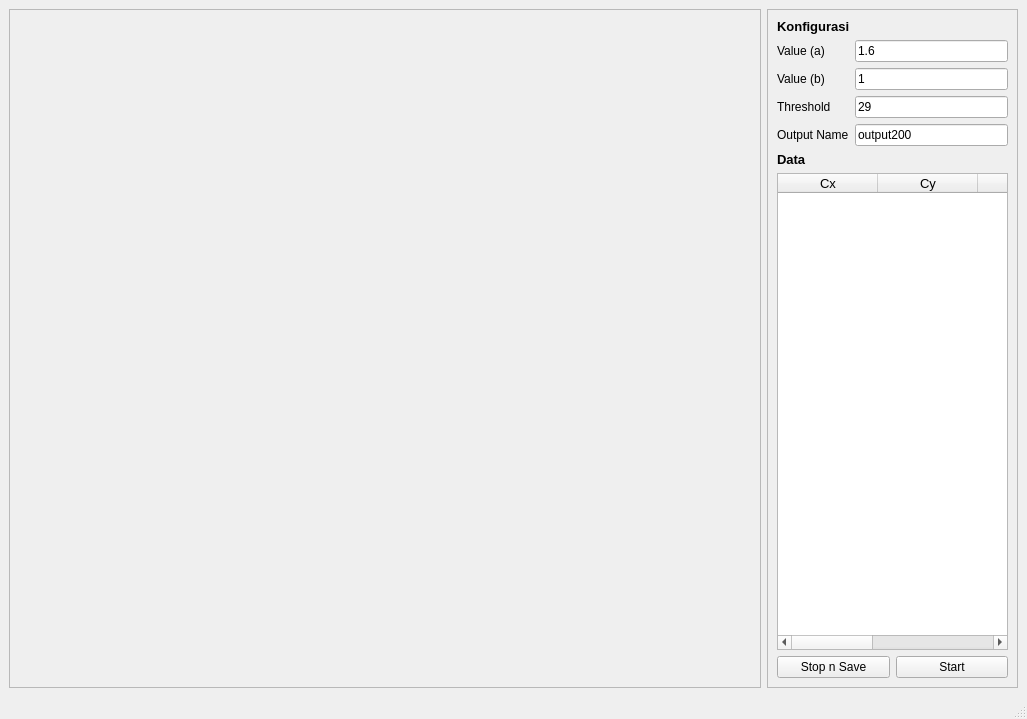
<?xml version="1.0" encoding="UTF-8"?>
<ui version="4.0">
 <class>MainWindow</class>
 <widget class="QMainWindow" name="MainWindow">
  <property name="geometry">
   <rect>
    <x>0</x>
    <y>0</y>
    <width>1027</width>
    <height>719</height>
   </rect>
  </property>
  <property name="windowTitle">
   <string>MainWindow</string>
  </property>
  <widget class="QWidget" name="centralwidget">
   <layout class="QHBoxLayout" name="horizontalLayout">
    <item>
     <widget class="QFrame" name="frame">
      <property name="sizePolicy">
       <sizepolicy hsizetype="Preferred" vsizetype="Preferred">
        <horstretch>3</horstretch>
        <verstretch>0</verstretch>
       </sizepolicy>
      </property>
      <property name="sizeIncrement">
       <size>
        <width>3</width>
        <height>0</height>
       </size>
      </property>
      <property name="frameShape">
       <enum>QFrame::StyledPanel</enum>
      </property>
      <property name="frameShadow">
       <enum>QFrame::Raised</enum>
      </property>
      <layout class="QHBoxLayout" name="horizontalLayout_2">
       <item>
        <widget class="QLabel" name="label_frame">
         <property name="text">
          <string/>
         </property>
         <property name="alignment">
          <set>Qt::AlignCenter</set>
         </property>
        </widget>
       </item>
      </layout>
     </widget>
    </item>
    <item>
     <widget class="QFrame" name="frame_2">
      <property name="sizePolicy">
       <sizepolicy hsizetype="Preferred" vsizetype="Preferred">
        <horstretch>1</horstretch>
        <verstretch>0</verstretch>
       </sizepolicy>
      </property>
      <property name="sizeIncrement">
       <size>
        <width>1</width>
        <height>0</height>
       </size>
      </property>
      <property name="frameShape">
       <enum>QFrame::StyledPanel</enum>
      </property>
      <property name="frameShadow">
       <enum>QFrame::Raised</enum>
      </property>
      <layout class="QVBoxLayout" name="verticalLayout">
       <item>
        <widget class="QLabel" name="label_5">
         <property name="font">
          <font>
           <pointsize>10</pointsize>
           <weight>75</weight>
           <bold>true</bold>
          </font>
         </property>
         <property name="text">
          <string>Konfigurasi</string>
         </property>
        </widget>
       </item>
       <item>
        <layout class="QGridLayout" name="gridLayout">
         <item row="1" column="0">
          <widget class="QLabel" name="label_2">
           <property name="text">
            <string>Value (b)</string>
           </property>
          </widget>
         </item>
         <item row="3" column="0">
          <widget class="QLabel" name="label_4">
           <property name="text">
            <string>Output Name</string>
           </property>
          </widget>
         </item>
         <item row="0" column="0">
          <widget class="QLabel" name="label">
           <property name="text">
            <string>Value (a)</string>
           </property>
          </widget>
         </item>
         <item row="2" column="0">
          <widget class="QLabel" name="label_3">
           <property name="text">
            <string>Threshold</string>
           </property>
          </widget>
         </item>
         <item row="0" column="1">
          <widget class="QLineEdit" name="lineEdit_a">
           <property name="text">
            <string>1.6</string>
           </property>
          </widget>
         </item>
         <item row="1" column="1">
          <widget class="QLineEdit" name="lineEdit_b">
           <property name="text">
            <string>1</string>
           </property>
          </widget>
         </item>
         <item row="2" column="1">
          <widget class="QLineEdit" name="lineEdit_threshold">
           <property name="text">
            <string>29</string>
           </property>
          </widget>
         </item>
         <item row="3" column="1">
          <widget class="QLineEdit" name="lineEdit_output">
           <property name="text">
            <string>output200</string>
           </property>
          </widget>
         </item>
        </layout>
       </item>
       <item>
        <widget class="QLabel" name="label_6">
         <property name="font">
          <font>
           <pointsize>10</pointsize>
           <weight>75</weight>
           <bold>true</bold>
          </font>
         </property>
         <property name="text">
          <string>Data</string>
         </property>
        </widget>
       </item>
       <item>
        <widget class="QTableWidget" name="tableWidget">
         <property name="font">
          <font>
           <pointsize>10</pointsize>
          </font>
         </property>
         <property name="autoScrollMargin">
          <number>13</number>
         </property>
         <column>
          <property name="text">
           <string>Cx</string>
          </property>
         </column>
         <column>
          <property name="text">
           <string>Cy</string>
          </property>
         </column>
         <column>
          <property name="text">
           <string>W</string>
          </property>
         </column>
         <column>
          <property name="text">
           <string>H</string>
          </property>
         </column>
         <column>
          <property name="text">
           <string>Area</string>
          </property>
         </column>
        </widget>
       </item>
       <item>
        <layout class="QHBoxLayout" name="horizontalLayout_3">
         <item>
          <widget class="QPushButton" name="pushButton_stop">
           <property name="text">
            <string>Stop n Save</string>
           </property>
          </widget>
         </item>
         <item>
          <widget class="QPushButton" name="pushButton_start">
           <property name="text">
            <string>Start</string>
           </property>
          </widget>
         </item>
        </layout>
       </item>
      </layout>
     </widget>
    </item>
   </layout>
  </widget>
  <widget class="QStatusBar" name="statusbar"/>
 </widget>
 <resources/>
 <connections/>
</ui>
